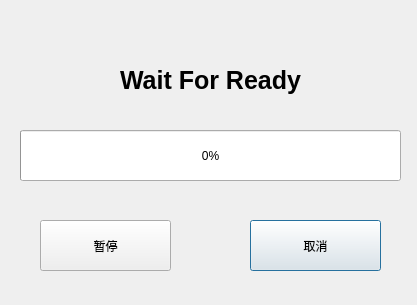
<?xml version="1.0" encoding="UTF-8"?>
<ui version="4.0">
 <class>filetransrecver</class>
 <widget class="QDialog" name="filetransrecver">
  <property name="geometry">
   <rect>
    <x>0</x>
    <y>0</y>
    <width>417</width>
    <height>305</height>
   </rect>
  </property>
  <property name="windowTitle">
   <string>接收端</string>
  </property>
  <widget class="QProgressBar" name="progressBar">
   <property name="geometry">
    <rect>
     <x>20</x>
     <y>130</y>
     <width>381</width>
     <height>51</height>
    </rect>
   </property>
   <property name="value">
    <number>0</number>
   </property>
  </widget>
  <widget class="QPushButton" name="filetranscancle">
   <property name="geometry">
    <rect>
     <x>250</x>
     <y>220</y>
     <width>131</width>
     <height>51</height>
    </rect>
   </property>
   <property name="text">
    <string>取消</string>
   </property>
  </widget>
  <widget class="QLabel" name="transinfo">
   <property name="geometry">
    <rect>
     <x>10</x>
     <y>40</y>
     <width>401</width>
     <height>81</height>
    </rect>
   </property>
   <property name="font">
    <font>
     <pointsize>19</pointsize>
     <weight>75</weight>
     <bold>true</bold>
    </font>
   </property>
   <property name="layoutDirection">
    <enum>Qt::LeftToRight</enum>
   </property>
   <property name="text">
    <string>Wait For Ready</string>
   </property>
   <property name="alignment">
    <set>Qt::AlignCenter</set>
   </property>
  </widget>
  <widget class="QPushButton" name="filetranspause">
   <property name="geometry">
    <rect>
     <x>40</x>
     <y>220</y>
     <width>131</width>
     <height>51</height>
    </rect>
   </property>
   <property name="text">
    <string>暂停</string>
   </property>
  </widget>
 </widget>
 <resources/>
 <connections/>
</ui>
